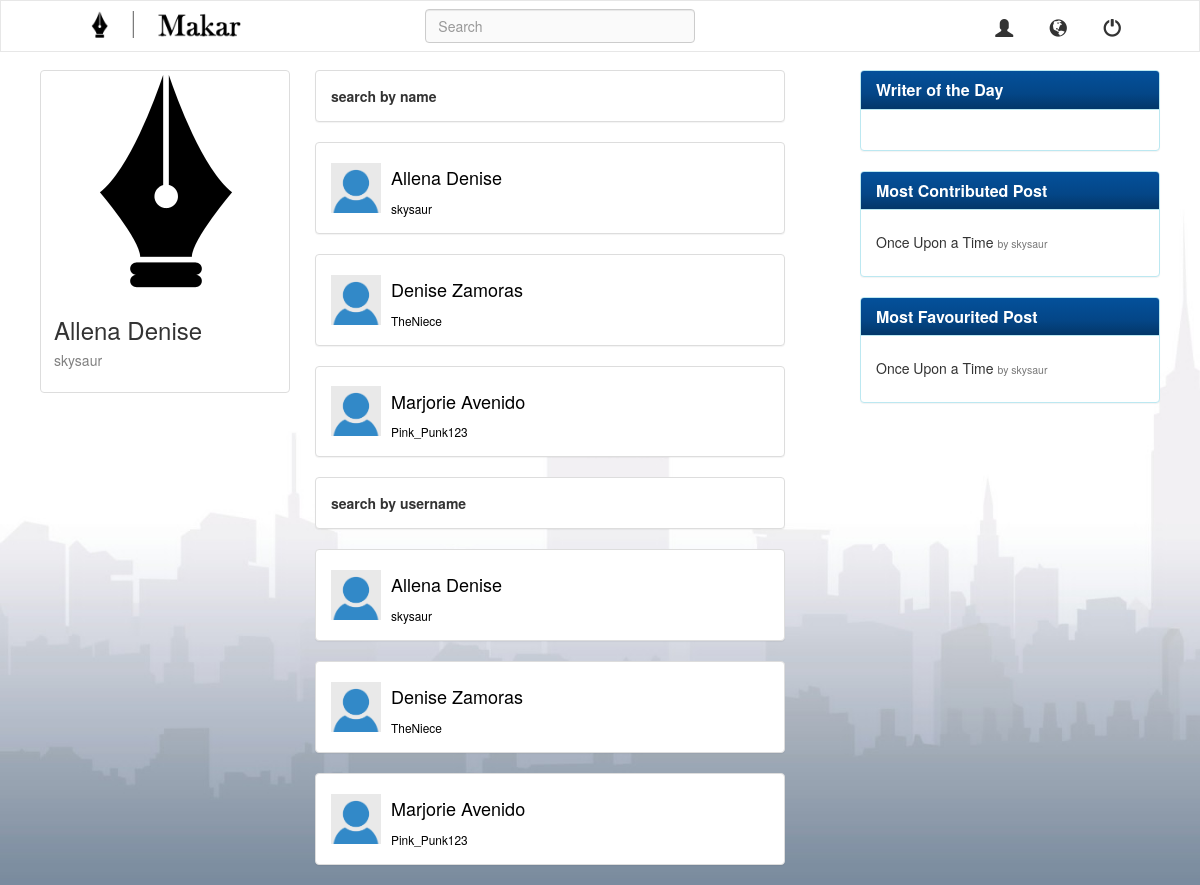
The page /search.php (signed in) on the database its author committed.
### tables this page shows
CREATE TABLE `users` (
  `user_id` int(11) NOT NULL,
  `name` varchar(50) DEFAULT NULL,
  `username` varchar(50) NOT NULL,
  `email` varchar(50) DEFAULT NULL,
  `password` varchar(50) DEFAULT NULL,
  `address` varchar(50) DEFAULT NULL,
  `school` varchar(50) DEFAULT NULL,
  `dob` date DEFAULT NULL,
  `about` varchar(150) DEFAULT NULL,
  `profile_pic` varchar(50) DEFAULT 'default.png'
);

CREATE TABLE `post` (
  `post_id` int(11) NOT NULL,
  `post_title` varchar(70) DEFAULT NULL,
  `post` varchar(170) DEFAULT NULL,
  `no_contri` int(11) DEFAULT '0',
  `author_id` int(11) DEFAULT NULL,
  `pdate` datetime DEFAULT CURRENT_TIMESTAMP
);

### search.php (the view, shortened to what this page needs)
<!DOCTYPE html>
<html>
	<head>
		<link rel="stylesheet" type="text/css" href="dist/css/bootstrap.min.css">
		<link rel="stylesheet" href="css/animate.css">
	</head>
	<body>
		<div class='container-fluid animated fadeIn'>
			<?php
				require("navbar.php");
			?>
			<div id="userinfo">
				<div class="thumbnail">
					<img src="img/logo.png" alt="picture">
					<div class="caption">
						<h3 name="fname"><?php echo $_SESSION["name"];?></h3>
						<h5 name="uname" class="contri"><?php echo $_SESSION["username"];?></h5>
					</div>
				</div>
			</div>
			<div class="featured">
				<div class="panel panel-info">
					<div class="panel-heading">
						<h5 class="panel-title"><strong>Writer of the Day</strong></h5>
					</div>
					<div class="panel-body">
					</div>
				</div>
				<div class="panel panel-info">
					<div class="panel-heading">
						<h5 class="panel-title"><strong>Most Contributed Post</strong></h5>
					</div>
					<div class="panel-body">
						<?php
							$mostcontriquery = mysqli_query($conn,"SELECT post_title,author_id FROM post WHERE pdate > DATE_SUB(NOW(), INTERVAL 1 WEEK) AND (SELECT MAX(no_contri) FROM post)");
							$mostcontri = mysqli_fetch_assoc($mostcontriquery);
							$authorOfPost = mysqli_query($conn,"SELECT username FROM users WHERE user_id='{$mostcontri['author_id']}'");
							$author = mysqli_fetch_assoc($authorOfPost);
							echo "<h5>".$mostcontri['post_title']." <small>by ".$author['username']."</small></h5>";
						?>
					</div>
				</div>
				<div class="panel panel-info">
					<div class="panel-heading">
						<h5 class="panel-title"><strong>Most Favourited Post</strong></h5>
					</div>
					<div class="panel-body">
						<?php
							$mostfavepostquery = mysqli_query($conn,"SELECT post_id,COUNT(post_id) AS favs FROM favourite GROUP BY post_id ORDER BY favs DESC LIMIT 1");
							$mostfavepost = mysqli_fetch_assoc($mostfavepostquery);
							$mostfavequery = mysqli_query($conn,"SELECT post_title,author_id FROM post WHERE pdate > DATE_SUB(NOW(), INTERVAL 1 WEEK) AND post_id='{$mostfavepost['post_id']}'");
							$mostfave = mysqli_fetch_assoc($mostfavequery);
							$authorOfPost = mysqli_query($conn,"SELECT username FROM users WHERE user_id='{$mostfave['author_id']}'");
							$author = mysqli_fetch_assoc($authorOfPost);
							echo "<h5>".$mostfave['post_title']." <small>by ".$author['username']."</small></h5>";
						?>
					</div>
				</div>
			</div>
			<div class="row">
				<div class="col-lg-5 col-lg-offset-3">
					<?php
						require("connectdb.php");
						$search = addslashes($_POST["search"]);
						$snamequery = "SELECT * FROM users WHERE name LIKE '%".$search."%'";
						$susernamequery = "SELECT * FROM users WHERE username LIKE '%".$search."%'";
						$nrows = mysqli_query($conn, $snamequery);
						$urows = mysqli_query($conn, $susernamequery);
						echo "<div class='panel panel-default'><div class='panel-body'><b>search by name</b></div></div>";
						if($nrows->num_rows > 0){
							while($nrow = $nrows->fetch_assoc()){
								echo"<div class='panel panel-default'>
										<a href='profile.php?id=".$nrow["user_id"]."' style='color:black; text-decoration:none;'>
										<div class='panel-body'>
											<div class='media'>
												<input type='hidden' value='".$nrow["user_id"]."'>
												<div class='media-left media-middle'>
													<img class='media-object search-img' src='img/";
								if($nrow["profile_pic"]!=""){
									echo $nrow["profile_pic"];
								}else{
									echo "default.png";
								}
								echo "'>
												</div>
												<div class='media-body'>
													<h4>".$nrow["name"]."</h4>
													<small>".$nrow["username"]."</small>
												</div>
											</div>
										</div>
										</a>
									</div>";
							}
						}else{
							echo "<div class='panel panel-default'><div class='panel-body'><h3><b>We've Come Up Empty..</b></h3></div></div>";
						}
						echo "<div class='panel panel-default'><div class='panel-body'><b>search by username</b></div></div>";
						if($urows->num_rows > 0){
							while($urow = $urows->fetch_assoc()){
								echo"<div class='panel panel-default'>
										<a href='profile.php?id=".$urow["user_id"]."' style='color:black; text-decoration:none;'>
										<div class='panel-body'>
											<div class='media'>
												<input type='hidden' value='".$urow["user_id"]."'>
												<div class='media-left media-middle'>
													<img class='media-object search-img' src='img/";
								if($urow["profile_pic"]!=""){
									echo $urow["profile_pic"];
								}else{
									echo "default.png";
								}
								echo "'>
												</div>
												<div class='media-body'>
													<h4>".$urow["name"]."</h4>
													<small>".$urow["username"]."</small>
												</div>
											</div>
										</div>
										</a>
									</div>";
							}
						}else{
							echo "<div class='panel panel-default'><div class='panel-body'><h3><b>We've Come Up Empty..</b></h3></div></div>";
						}
					?>
				</div>
			</div>
		</div>
	</body>
</html>

### search.php (style rules this page uses)
body { background-image: url("img/website-background.jpg"); background-attachment: fixed; background-size: cover; margin: 0px; }
.featured { display: block; position: fixed; width: 300px; right: 40px; }
.contri { color: gray; }
.panel-heading,.btn-primary { background-image: linear-gradient(#04519b,#044687 60%,#033769); color: #fff !important; }
.search-img { height: 50px; }
#userinfo { position: fixed; width: 250px; left: 40px; }
a { color: black; }

### rows shown on the page
users: username "skysaur", name "Allena Denise"
post: post_title "Once Upon a Time"
users: name "Denise Zamoras", username "TheNiece"
users: name "Marjorie Avenido", username "Pink_Punk123"

### other values the page prints
$_SESSION["name"] "Allena Denise"
$_SESSION["username"] "skysaur"
$mostcontri['post_title'] "Once Upon a Time"
